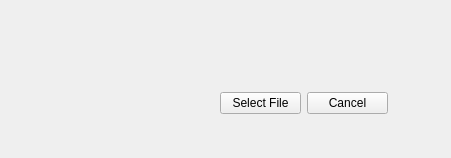
<?xml version="1.0" encoding="UTF-8"?>
<ui version="4.0">
 <class>ChooseFile</class>
 <widget class="QWidget" name="ChooseFile">
  <property name="geometry">
   <rect>
    <x>0</x>
    <y>0</y>
    <width>451</width>
    <height>158</height>
   </rect>
  </property>
  <property name="windowTitle">
   <string>Form</string>
  </property>
  <widget class="QLabel" name="label">
   <property name="geometry">
    <rect>
     <x>30</x>
     <y>50</y>
     <width>381</width>
     <height>21</height>
    </rect>
   </property>
   <property name="text">
    <string/>
   </property>
  </widget>
  <widget class="QWidget" name="">
   <property name="geometry">
    <rect>
     <x>220</x>
     <y>90</y>
     <width>168</width>
     <height>27</height>
    </rect>
   </property>
   <layout class="QHBoxLayout" name="horizontalLayout">
    <item>
     <widget class="QPushButton" name="select_File">
      <property name="text">
       <string>Select File</string>
      </property>
     </widget>
    </item>
    <item>
     <widget class="QPushButton" name="Cancel">
      <property name="text">
       <string>Cancel</string>
      </property>
     </widget>
    </item>
   </layout>
  </widget>
 </widget>
 <resources/>
 <connections/>
</ui>
